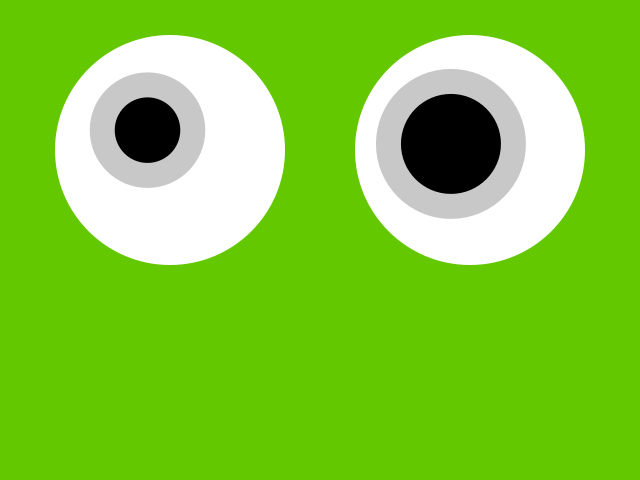
Frame 1 (no input)
Frame 60 (the mouse pressed at the canvas centre just before this capture): identical to frame 1, image omitted
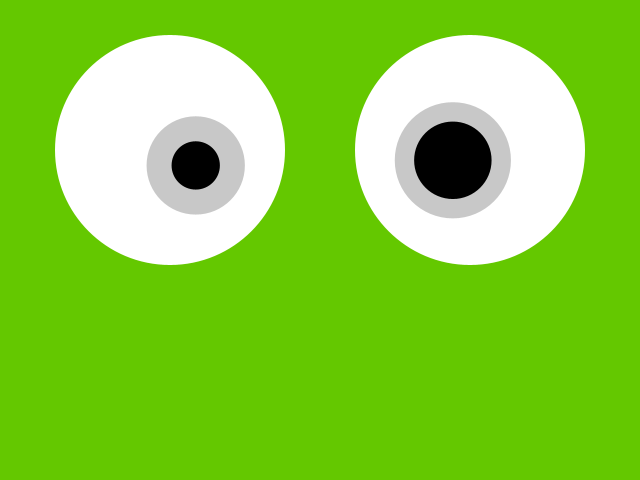
Frame 120 (the mouse held since frame 60 and released just before this capture)

The Processing sketch that drew these frames (run headless with seeded random() and noise(); from frame 60 on, the mouse is pressed at the canvas centre):

// Processing sketch: processing_88582
// ── processing_88582.pde

void setup(){
  size(640, 480);
  background(0);
  smooth();
  noStroke();
}
float eyeWhiteSize = 230;
 
float eyeBlackSizeMax = 100;
float eyeBlackSizeMin = 10;
 
int LeyeX = 170;
int LeyeY = 150;
int ReyeX = 470;
int ReyeY = 150;
 
float ld = dist(mouseX, mouseY, LeyeX, LeyeY);
float rd = dist(mouseX, mouseY, ReyeX, ReyeY);
 
float distL, distR;
 
void draw(){
   
  background(100, 200, 0);
   
  fill(0);
   
  ld = constrain(ld, 0, 30);
  float a = atan2(mouseY-LeyeY, mouseX-LeyeX);
  float lx = LeyeX + cos(a) * ld;
  float ly = LeyeY + sin(a) * ld;
  distL = dist(lx, ly, mouseX, mouseY) / 3;

  fill(255);
 
 //Left Eye
  if(distL >= eyeBlackSizeMax){
    distL = eyeBlackSizeMax;
    ellipse(LeyeX, LeyeY, eyeWhiteSize, eyeWhiteSize); 
  }else
  {
    ellipse(LeyeX, LeyeY, eyeWhiteSize, eyeWhiteSize);  
  }
   
  if(mousePressed && mouseX < width/2){ 
  fill(200,255,20);}
  else{fill(200);}
  ellipse(lx,ly,distL + 50,distL + 50);//left iris
  fill(0);
  ellipse(lx, ly, distL, distL);  //left pupil

   
  rd = constrain(rd, 0, 20);
  float ra = atan2(mouseY-ReyeY, mouseX-ReyeX);
  float rX = ReyeX + cos(ra) * rd;
  float rY = ReyeY + sin(ra) * rd;
  distR = dist(rX, rY, mouseX, mouseY) / 2;
  
  fill(255);
  
  //Right Eye
  if(distR >= eyeBlackSizeMax){
    distR = eyeBlackSizeMax;
    ellipse(ReyeX, ReyeY, eyeWhiteSize, eyeWhiteSize); 
     
  }else{
    ellipse(ReyeX, ReyeY, eyeWhiteSize, eyeWhiteSize);  
  }
   
   if(mousePressed && mouseX > width/2)
   {fill(150,20,200);
   }else{fill(200);}
   
   ellipse(rX,rY,distR * 1.5,distR * 1.5);//right iris
   fill(0);
   ellipse(rX, rY, distR, distR);  //right pupil

}
